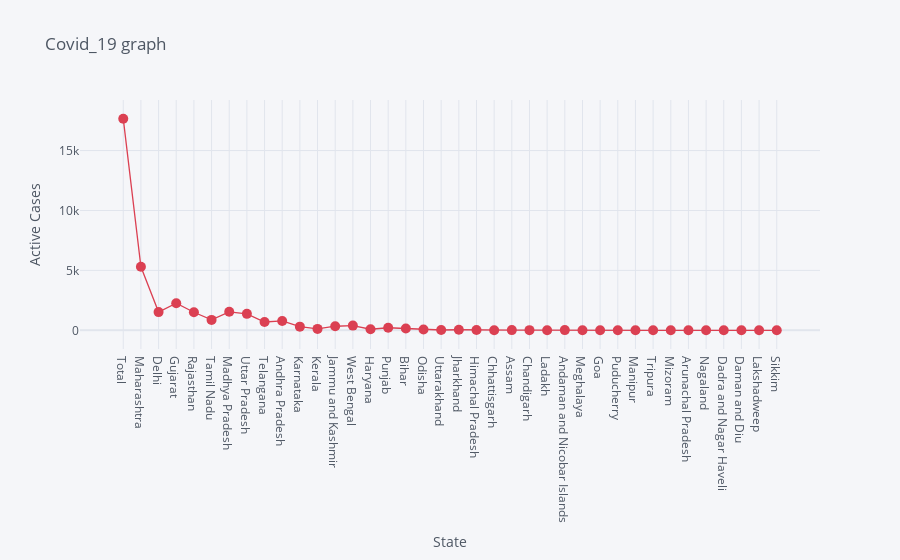

Notebook code for this chart:
### Markdown cell above
# Active Cases per State

### Code cell
df.iplot(kind= 'scatter', x= 'State', y='Active', mode= 'markers+lines', title= 'Covid_19 graph', xTitle= 'State', yTitle= 'Active Cases', color= 'red', size= 10)

### Figure 1 — Plotly figure (JSON) as saved in the notebook; plotly's stock layout.template omitted (floating-point values rounded to 4 significant figures)
{"data": [{"line": {"color": "rgba(219, 64, 82, 1.0)", "dash": "solid", "shape": "linear", "width": 1.3}, "marker": {"size": 10, "symbol": "circle"}, "mode": "markers+lines", "name": "Active", "text": "", "type": "scatter", "x": ["Total", "Maharashtra", "Delhi", "Gujarat", "Rajasthan", "Tamil Nadu", "Madhya Pradesh", "Uttar Pradesh", "Telangana", "Andhra Pradesh", "Karnataka", "Kerala", "Jammu and Kashmir", "West Bengal", "Haryana", "Punjab", "Bihar", "Odisha", "Uttarakhand", "Jharkhand", "Himachal Pradesh", "Chhattisgarh", "Assam", "Chandigarh", "Ladakh", "Andaman and Nicobar Islands", "Meghalaya", "Goa", "Puducherry", "Manipur", "Tripura", "Mizoram", "Arunachal Pradesh", "Nagaland", "Dadra and Nagar Haveli", "Daman and Diu", "Lakshadweep", "Sikkim"], "y": [17659, 5304, 1518, 2254, 1504, 867, 1544, 1374, 693, 781, 304, 116, 340, 393, 89, 211, 151, 60, 23, 46, 20, 6, 16, 12, 2, 16, 11, 0, 3, 0, 0, 1, 0, 0, 0, 0, 0, 0]}], "layout": {"legend": {"bgcolor": "#F5F6F9", "font": {"color": "#4D5663"}}, "paper_bgcolor": "#F5F6F9", "plot_bgcolor": "#F5F6F9", "title": {"font": {"color": "#4D5663"}, "text": "Covid_19 graph"}, "xaxis": {"gridcolor": "#E1E5ED", "showgrid": true, "tickfont": {"color": "#4D5663"}, "title": {"font": {"color": "#4D5663"}, "text": "State"}, "zerolinecolor": "#E1E5ED"}, "yaxis": {"gridcolor": "#E1E5ED", "showgrid": true, "tickfont": {"color": "#4D5663"}, "title": {"font": {"color": "#4D5663"}, "text": "Active Cases"}, "zerolinecolor": "#E1E5ED"}}}
